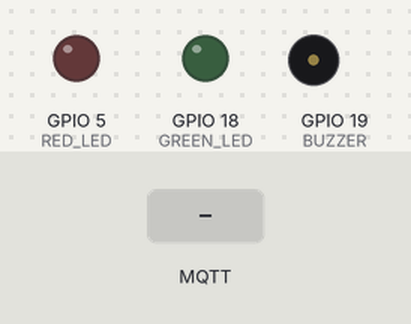
A sketch run on a simulated ESP32. Parts: output pins drawn as LEDs (lit = HIGH), buzzer (waves = sounding, pin HIGH). Dashed ring = blinking. The inputs (shaded band) are chosen by the test bench. WiFi joins after 1.5 s; servers stay silent unless stated; no MQTT or app messages arrive unless stated; what the sketch prints to the serial monitor is not drawn.

Above: at 3.2 s.
3.3 s: MQTT message "spam" arrives on the first subscribed topic
At 3.4 s:
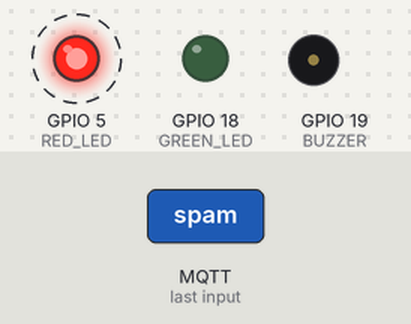
6.3 s: MQTT message "phishing" arrives on the first subscribed topic
At 7.0 s:
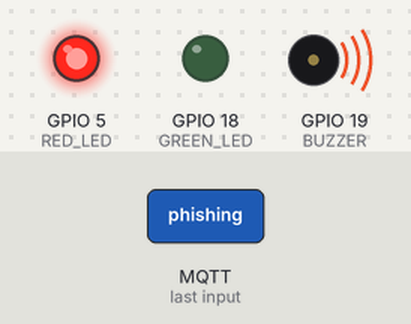
9.3 s: MQTT message "safe" arrives on the first subscribed topic
At 10.4 s:
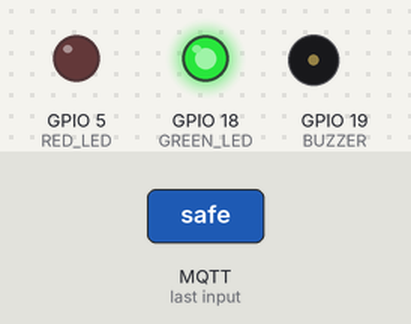
Timing chart, 0 to 12.3 s (numbered marks = the images above; inputs shaded):
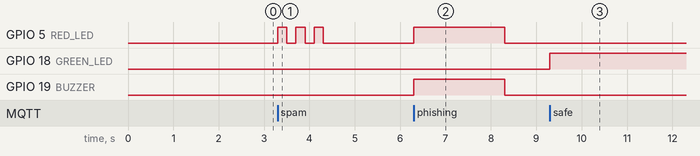

The sketch:

Shieldboxalert.ino
```cpp
#include <WiFi.h>
#include <PubSubClient.h>

// WiFi credentials
const char* ssid = "User";
const char* password = "ABIJITHRAJA";

// MQTT
const char* mqtt_server = "broker.hivemq.com";
WiFiClient espClient;
PubSubClient client(espClient);

// Pins
#define RED_LED 5
#define GREEN_LED 18
#define BUZZER 19

void setup_wifi() {
  delay(10);
  Serial.println("Connecting to WiFi...");
  WiFi.begin(ssid, password);
  while (WiFi.status() != WL_CONNECTED) {
    delay(1000);
    Serial.print(".");
  }
  Serial.println("\nWiFi connected");
  Serial.print("IP address: ");
  Serial.println(WiFi.localIP());
}

void callback(char* topic, byte* payload, unsigned int length) {
  Serial.println("📡 MQTT callback triggered!");

  String message;
  for (unsigned int i = 0; i < length; i++) {
    message += (char)payload[i];
  }

  message.trim(); // 💡 IMPORTANT: Remove trailing whitespace
  message.toLowerCase(); // 💡 Case-insensitive matching

  Serial.print("📩 MQTT message received: ");
  Serial.println(message);

  // Reset outputs
  digitalWrite(RED_LED, LOW);
  digitalWrite(GREEN_LED, LOW);
  digitalWrite(BUZZER, LOW);

  // 🚨 Danger Messages
  if (message == "phishing" || message == "scam" ||
      message == "malware" || message == "fraudulent") {
    digitalWrite(RED_LED, HIGH);
    digitalWrite(BUZZER, HIGH);
    Serial.println("🚨 Alert: Dangerous Email!");
    delay(2000);  // Alert duration
    digitalWrite(RED_LED, LOW);
    digitalWrite(BUZZER, LOW);
  }

  // ⚠️ Spam Message
  else if (message == "spam") {
    Serial.println("⚠️ Warning: Spam Email");
    for (int i = 0; i < 3; i++) {
      digitalWrite(RED_LED, HIGH);
      delay(200);
      digitalWrite(RED_LED, LOW);
      delay(200);
    }
  }

  // ✅ Safe Email
  else if (message == "safe" || message == "legitimate") {
    digitalWrite(GREEN_LED, HIGH);
    Serial.println("✅ Safe Email");
  }

  // ❓ Unknown message
  else {
    Serial.println("❓ Unrecognized message received.");
  }
}

void reconnect() {
  while (!client.connected()) {
    Serial.print("Attempting MQTT connection...");
    if (client.connect("ESP32_ShieldBox")) {
      Serial.println("connected");
      client.subscribe("shieldbox/email_scan");
      Serial.println("✅ Subscribed to shieldbox/email_scan");
    } else {
      Serial.print("Failed, rc=");
      Serial.print(client.state());
      Serial.println(" retrying in 5 seconds...");
      delay(5000);
    }
  }
}

void setup() {
  Serial.begin(115200);

  pinMode(RED_LED, OUTPUT);
  pinMode(GREEN_LED, OUTPUT);
  pinMode(BUZZER, OUTPUT);

  digitalWrite(RED_LED, LOW);
  digitalWrite(GREEN_LED, LOW);
  digitalWrite(BUZZER, LOW);

  setup_wifi();
  client.setServer(mqtt_server, 1883);
  client.setCallback(callback);
}

void loop() {
  if (!client.connected()) {
    reconnect();
  }
  client.loop();
}
```

Measured:
- after the input at 3.3 s, GPIO 5 (RED_LED): alternates HIGH for 0.20 s and LOW for 0.20 s, 6 changes in all, then stays LOW, starting at once
- after the input at 6.3 s, GPIO 5 (RED_LED), GPIO 19 (BUZZER): LOW → HIGH at once, → LOW 2.0 s later
- after the input at 9.3 s, GPIO 18 (GREEN_LED): LOW → HIGH at once
